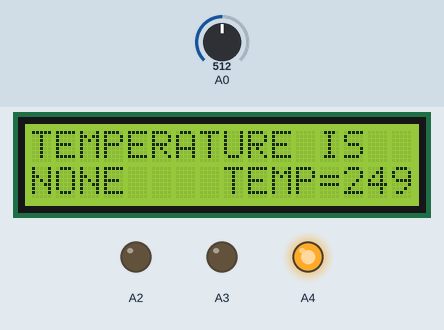
Simulated run of this sketch. Board: Arduino Uno, built with avr-gcc and run on an emulated ATmega328P. On the bench: 16×2 character LCD, output pins drawn as LEDs (lit = HIGH). The inputs (shaded band) are chosen by the test bench; at power-on: A0 = 512.

Above: at 1.5 s.
1.6 s: A0 set to 461
3.1 s: A0 set to 438
At 3.6 s:
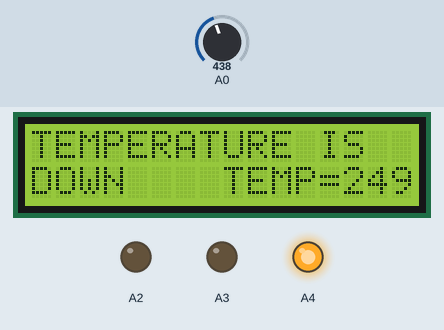
6.1 s: A0 set to 257
7.6 s: A0 set to 233
At 8.9 s:
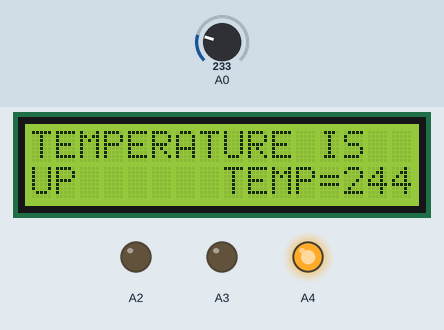
10.6 s: A0 set to 260
At 11.6 s:
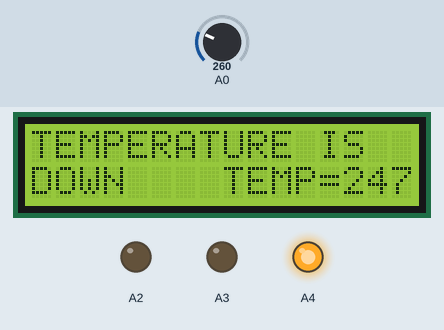
13.6 s: A0 set to 240
At 15.9 s:
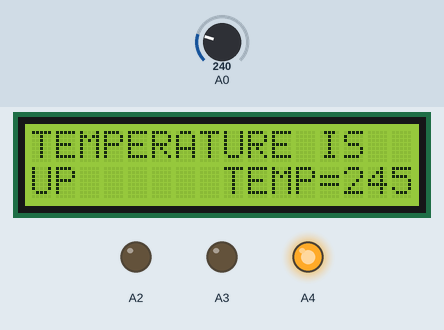
Timing chart, 0 to 17.4 s (numbered marks = the images above; inputs shaded):
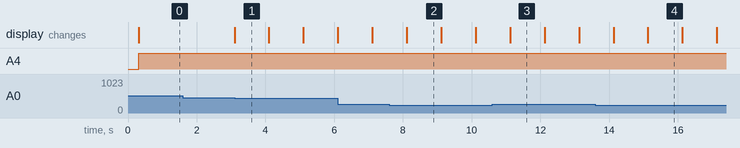

The sketch:

lcd_temp1.ino
```cpp
//Sample using LiquidCrystal library
#include <LiquidCrystal.h>

/*******************************************************

This program will test the LCD panel and the buttons
Mark Bramwell, July 2010

********************************************************/

// select the pins used on the LCD panel
LiquidCrystal lcd(8, 9, 4, 5, 6, 7);

// define some values used by the panel and buttons
int lcd_key     = 0;
int adc_key_in  = 0;
#define btnUP     1
#define btnDOWN   2
#define btnNONE   5

// read the buttons
int read_LCD_buttons()
{
  adc_key_in = analogRead(0);      // read the value from the sensor
  // my buttons when read are centered at these valies: 0, 144, 329, 504, 741
  // we add approx 50 to those values and check to see if we are close
  if (adc_key_in > 1000) return btnNONE; // We make this the 1st option for speed reasons since it will be the most likely result
  // For V1.1 us this threshold
  if (adc_key_in < 250)  return btnUP;
  if (adc_key_in < 450)  return btnDOWN;
  ;

  // For V1.0 comment the other threshold and use the one below:
  /*
   if (adc_key_in < 50)   return btnRIGHT;
   if (adc_key_in < 195)  return btnUP;
   if (adc_key_in < 380)  return btnDOWN;
   if (adc_key_in < 555)  return btnLEFT;
   if (adc_key_in < 790)  return btnSELECT;
  */


  return btnNONE;  // when all others fail, return this...
}
int c = 0;

void setup()
{
  lcd.begin(16, 2);              // start the library
  lcd.setCursor(0, 0);
  lcd.print("TEMPERATURE IS"); // print a simple message
  lcd.setCursor(1, 0);
  int temp = analogRead(A1);
  int temp1 = (temp * 4.88) / 10;
  delay(250);
  c=temp1;
  pinMode(A2, OUTPUT);
  pinMode(A3, OUTPUT);
  pinMode(A4, OUTPUT);
}

void loop()
{
  if (c <= 30)
  {
    digitalWrite(A2, LOW);
    digitalWrite(A4, LOW);
    digitalWrite(A3, HIGH);
  }
  if (c >= 31)
  {
    digitalWrite(A2, LOW);
    digitalWrite(A3, LOW);
    digitalWrite(A4, HIGH);
  }
  lcd_key = read_LCD_buttons();  // read the buttons

 switch (lcd_key)               // depending on which button was pushed, we perform an action
 {

   case btnUP:
     {
     lcd.setCursor(0,1);
     lcd.print("UP    ");
     c++;
     delay(1000);
     break;
     }
   case btnDOWN:
     {
      lcd.setCursor(0,1);
     lcd.print("DOWN  ");
     c--;
     delay(1000);
     break;
     }
     case btnNONE:
     {
      lcd.setCursor(0,1);
     lcd.print("NONE  ");
     break;
     }
 }
 lcd.setCursor(8,1);
 lcd.print("TEMP=");
 lcd.setCursor(13,1);
 lcd.print(c);
}
```

Measured:
- the behaviour switches between 450 and 449 on A0 (found by bisection; images 0 and 1)
- the behaviour switches between 250 and 249 on A0 (found by bisection; images 1 and 2)
- after the input at 1.6 s, every drawn part: stays the same
- after the input at 3.1 s, the display: changes at once (image 1)
- after the input at 7.6 s, the display: first differs from a run without the input after 0.51 s (image 2)
- after the input at 10.6 s, the display: first differs from a run without the input after 0.52 s (image 3)
- after the input at 13.6 s, the display: first differs from a run without the input after 0.53 s (image 4 shows a later state)
- what the display in image 2 shows lasts 1.0 s, from 8.1 s to 9.1 s
